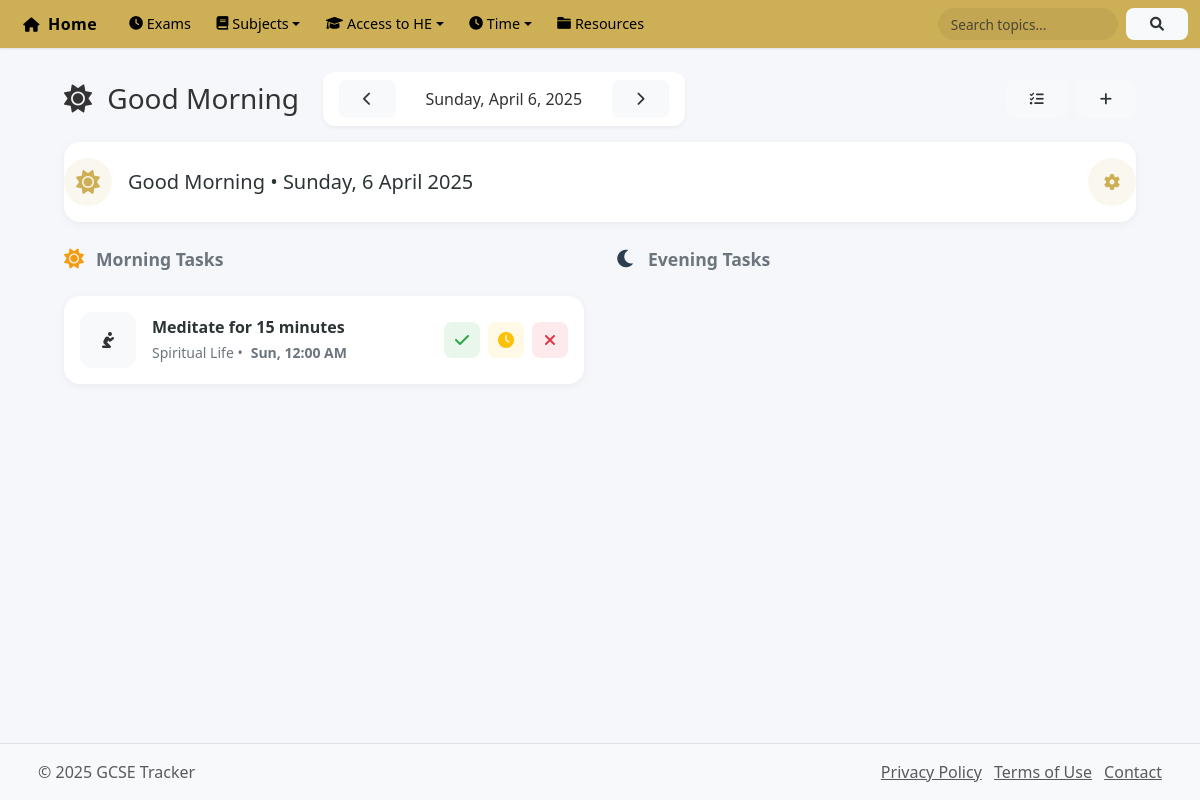
The app's page /pages/tasks/index.php, older data.
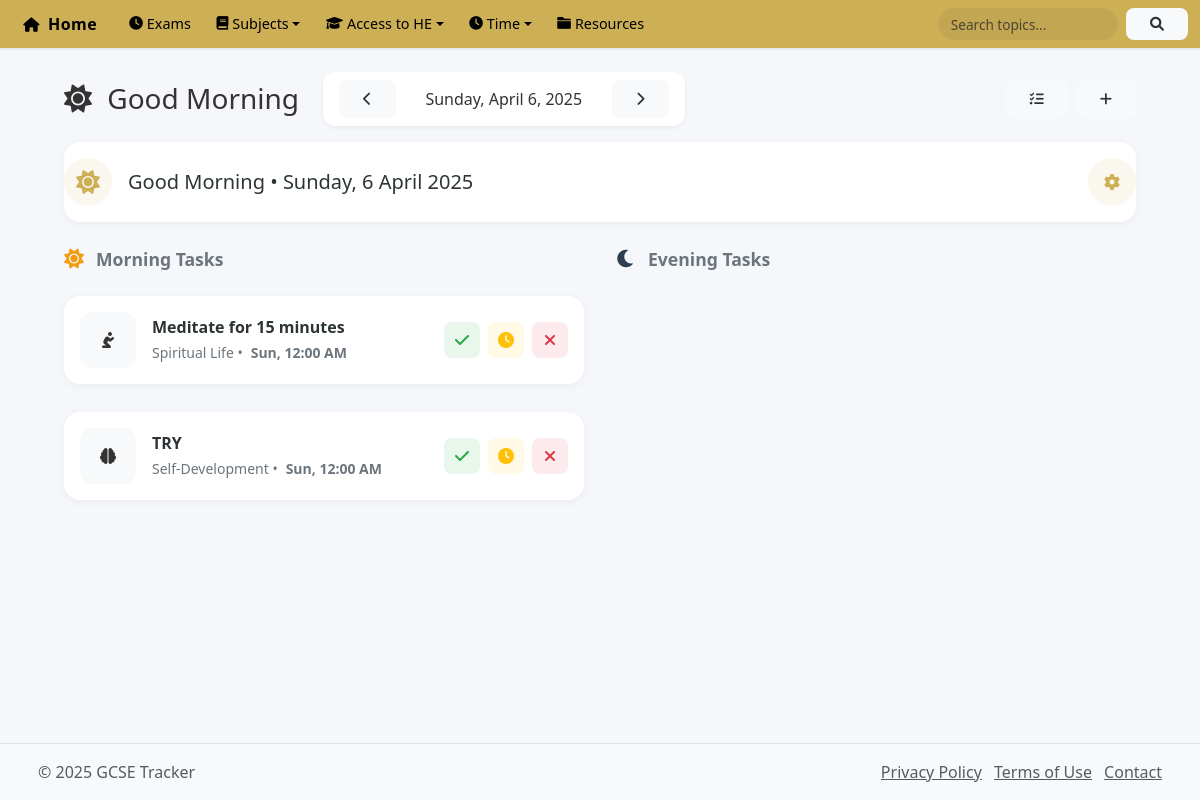
The same page, newer data.
### tables this page shows
CREATE TABLE `tasks` (
  `id` int(11) NOT NULL,
  `category_id` int(11) NOT NULL,
  `parent_task_id` int(11) DEFAULT NULL COMMENT 'For subtasks - references parent task',
  `title` varchar(255) NOT NULL,
  `description` text DEFAULT NULL,
  `task_type` enum('one-time','recurring') NOT NULL DEFAULT 'one-time',
  `priority` enum('low','medium','high') NOT NULL DEFAULT 'medium',
  `estimated_duration` int(11) DEFAULT 0 COMMENT 'Estimated duration in minutes',
  `due_date` date DEFAULT NULL,
  `due_time` time DEFAULT NULL,
  `status` enum('pending','in_progress','completed','not_done','snoozed') DEFAULT 'pending',
  `completion_percentage` decimal(5,2) DEFAULT 0.00,
  `is_active` tinyint(1) DEFAULT 1,
  `created_at` timestamp NOT NULL DEFAULT current_timestamp(),
  `updated_at` timestamp NOT NULL DEFAULT current_timestamp() ON UPDATE current_timestamp()
);

CREATE TABLE `task_categories` (
  `id` int(11) NOT NULL,
  `name` varchar(50) NOT NULL,
  `description` text DEFAULT NULL,
  `icon` varchar(50) DEFAULT 'fas fa-tasks' COMMENT 'Font Awesome icon class name',
  `color` varchar(7) DEFAULT '#6c757d',
  `display_order` int(11) DEFAULT 0,
  `is_active` tinyint(1) DEFAULT 1,
  `created_at` timestamp NOT NULL DEFAULT current_timestamp(),
  `updated_at` timestamp NOT NULL DEFAULT current_timestamp() ON UPDATE current_timestamp()
);

### pages/tasks/index.php (the view, shortened to what this page needs)
<?php
require_once '../../includes/header.php';
require_once '../../includes/db_connect.php';
$hour = date('H');
if ($hour >= 5 && $hour < 12) {
    $greeting = 'Good Morning';
    $icon = 'fa-sun';
} elseif ($hour >= 12 && $hour < 17) {
    $greeting = 'Good Afternoon';
    $icon = 'fa-cloud-sun';
} elseif ($hour >= 17 && $hour < 21) {
    $greeting = 'Good Evening';
    $icon = 'fa-moon';
} else {
    $greeting = 'Good Night';
    $icon = 'fa-moon';
}
$selectedDate = isset($_GET['date']) ? $_GET['date'] : date('Y-m-d');
$dateObj = new DateTime($selectedDate);
$prevDate = (clone $dateObj)->modify('-1 day')->format('Y-m-d');
$nextDate = (clone $dateObj)->modify('+1 day')->format('Y-m-d');
$query = "SELECT
            t.id, t.title, t.description, t.due_date, t.due_time, t.task_type, t.priority,
            c.name as category_name, c.icon as category_icon, c.color as category_color,
            COALESCE(ti.status, t.status) as status
          FROM tasks t
          JOIN task_categories c ON t.category_id = c.id
          LEFT JOIN task_instances ti ON t.id = ti.task_id
              AND ti.due_date = ?
              AND ti.status IN ('pending', 'snoozed')
          WHERE t.is_active = 1
          AND (
              (t.task_type = 'one-time' AND t.status = 'pending' AND t.due_date = ?)
              OR
              (t.task_type = 'recurring' AND ti.id IS NOT NULL)
          )
          ORDER BY t.due_time ASC";
$stmt = $conn->prepare($query);
$stmt->bind_param('ss', $selectedDate, $selectedDate);
$stmt->execute();
$result = $stmt->get_result();
$morning_tasks = [];
$evening_tasks = [];
while ($task = $result->fetch_assoc()) {
    $task_hour = date('H', strtotime($task['due_time']));
    if ($task_hour < 12) {
        $morning_tasks[] = $task;
    } else {
        $evening_tasks[] = $task;
    }
}
?>
<div class="container-fluid">
    <div class="page-header">
        <div class="d-flex justify-content-between align-items-center mb-3">
            <div class="d-flex gap-2 align-items-center">
                <h1 class="h3 mb-0">
                    <i class="fas <?php echo $icon; ?> me-2"></i>
                    <?php echo $greeting; ?>
                </h1>
                <div class="date-navigation d-flex align-items-center gap-2">
                    <a href="?date=<?php echo $prevDate; ?>" class="btn btn-outline-secondary btn-sm">
                        <i class="fas fa-chevron-left"></i>
                    </a>
                    <span class="date-display">
                        <?php echo $dateObj->format('l, F j, Y'); ?>
                    </span>
                    <a href="?date=<?php echo $nextDate; ?>" class="btn btn-outline-secondary btn-sm">
                        <i class="fas fa-chevron-right"></i>
                    </a>
                </div>
            </div>
            <div class="d-flex gap-2">
                <a href="manage_tasks.php" class="btn btn-outline-primary">
                    <i class="fas fa-tasks"></i>
                </a>
                <button type="button" class="btn btn-primary" data-bs-toggle="modal" data-bs-target="#addTaskModal">
                    <i class="fas fa-plus"></i>
                </button>
            </div>
        </div>
    </div>
    <div class="greeting-section">
        <div class="greeting-container">
            <div class="greeting-left">
                <div class="greeting-icon">
                    <i class="fas <?php echo $icon; ?>"></i>
                </div>
                <span class="greeting-text"><?php echo $greeting; ?> • <?php echo date('l, j F Y'); ?></span>
            </div>
            <div class="greeting-actions">
                <a href="manage_tasks.php" class="action-btn settings-btn">
                    <i class="fas fa-cog"></i>
                </a>
            </div>
        </div>
    </div>
    <div class="row g-4">
        <div class="col-lg-6">
            <div class="section-header">
                <i class="fas fa-sun" style="color: #f39c12;"></i>
                <span>Morning Tasks</span>
            </div>
            <div class="d-flex flex-column gap-3">
                <?php foreach ($morning_tasks as $task): ?>
                <div class="task-card">
                    <div class="task-left">
                        <div class="task-icon">
                            <i class="<?php echo $task['category_icon']; ?>"></i>
                        </div>
                        <div class="task-content">
                            <h3><?php echo htmlspecialchars($task['title']); ?></h3>
                            <div class="task-meta">
                                <?php echo htmlspecialchars($task['category_name']); ?> •
                                <time>
                                    <?php
                                    $dueDateTime = new DateTime($task['due_date'] . ' ' . $task['due_time']);
                                    echo $dueDateTime->format('D') . ', ' . date('g:i A', strtotime($task['due_time']));
                                    ?>
                                </time>
                            </div>
                        </div>
                    </div>
                    <div class="task-actions">
                        <button type="button"
                                class="action-btn done-btn"
                                onclick="handleTaskAction(<?php echo $task['id']; ?>, 'done')"
                                title="Mark as Done">
                            <i class="fas fa-check"></i>
                        </button>
                        <?php
                        $dueDateTime = new DateTime($task['due_date'] . ' ' . $task['due_time']);
                        $now = new DateTime();
                        $isSnoozeEnabled = $dueDateTime <= $now;
                        ?>
                        <button type="button"
                                class="action-btn snooze-btn <?php echo !$isSnoozeEnabled ? 'disabled' : ''; ?>"
                                onclick="<?php echo $isSnoozeEnabled ? 'handleTaskAction(' . $task['id'] . ', \'snooze\')' : 'showFutureTaskMessage(' . $task['id'] . ')'; ?>"
                                title="<?php echo $isSnoozeEnabled ? 'Snooze Task' : 'Task is scheduled for future'; ?>">
                            <i class="fas fa-clock"></i>
                        </button>
                        <button type="button"
                                class="action-btn cancel-btn"
                                onclick="handleTaskAction(<?php echo $task['id']; ?>, 'cancel')"
                                title="Cancel Task">
                            <i class="fas fa-times"></i>
                        </button>
                    </div>
                </div>
                <?php endforeach; ?>
            </div>
        </div>
        <div class="col-lg-6">
            <div class="section-header">
                <i class="fas fa-moon" style="color: #2c3e50;"></i>
                <span>Evening Tasks</span>
            </div>
        </div>
    </div>
</div>
<?php require_once '../../includes/footer.php'; ?>

### includes/header.php (shortened to what this page needs)
<?php
$current_page = basename($_SERVER['PHP_SELF']);
?>
<!DOCTYPE html>
<html lang="en">
<head>
    <link href="https://cdn.jsdelivr.net/npm/bootstrap@5.3.0-alpha1/dist/css/bootstrap.min.css" rel="stylesheet">
    <link rel="stylesheet" href="https://cdnjs.cloudflare.com/ajax/libs/font-awesome/6.0.0/css/all.min.css">
    <link rel="stylesheet" href="/assets/css/main.css">
    <link rel="stylesheet" href="/assets/css/responsive.css">
    <link href="https://cdn.jsdelivr.net/npm/flatpickr/dist/flatpickr.min.css" rel="stylesheet">
    <link href="/assets/css/reports.css" rel="stylesheet">
</head>
<body>
    <div class="wrapper">
        <nav class="navbar navbar-expand-lg">
            <div class="container-fluid">
                <a class="navbar-brand" href="/index.php">
                    <i class="fas fa-home me-2"></i>Home
                </a>
                <div class="collapse navbar-collapse" id="navbarNav">
                    <ul class="navbar-nav me-auto">
                        <li class="nav-item">
                            <a href="/pages/exam_countdown.php" class="nav-link <?php echo $current_page == 'exam_countdown.php' ? 'active' : ''; ?>">
                                <i class="fas fa-clock me-1"></i> Exams
                            </a>
                        </li>
                        <li class="nav-item dropdown">
                            <a class="nav-link dropdown-toggle" href="#" role="button" data-bs-toggle="dropdown">
                                <i class="fas fa-book me-1"></i> Subjects
                            </a>
                        </li>
                        <li class="nav-item dropdown">
                            <a class="nav-link dropdown-toggle" href="#" role="button" data-bs-toggle="dropdown">
                                <i class="fas fa-graduation-cap me-1"></i> Access to HE
                            </a>
                        </li>
                        <li class="nav-item dropdown">
                            <a class="nav-link dropdown-toggle" href="#" role="button" data-bs-toggle="dropdown">
                                <i class="fas fa-clock me-1"></i> Time
                            </a>
                        </li>
                        <li class="nav-item">
                            <a class="nav-link <?php echo $current_page == 'resources.php' ? 'active' : ''; ?>" href="/pages/resources.php">
                                <i class="fas fa-folder me-1"></i> Resources
                            </a>
                        </li>
                    </ul>
                    <form class="d-flex">
                        <input class="form-control me-2" type="search" placeholder="Search topics..." aria-label="Search">
                        <button class="btn btn-outline-light" type="submit"><i class="fas fa-search"></i></button>
                    </form>
                </div>
            </div>
        </nav>
        <div class="container-fluid mt-4">

### includes/footer.php (shortened to what this page needs)
</div>
        </div>
        <footer class="footer mt-5 py-3 bg-light">
            <div class="container">
                <div class="row">
                    <div class="col-md-6">
                        <p class="mb-0 text-muted">&copy; <?php echo date('Y'); ?> GCSE Tracker</p>
                    </div>
                    <div class="col-md-6 text-md-end">
                        <a href="#" class="text-muted me-2">Privacy Policy</a>
                        <a href="#" class="text-muted me-2">Terms of Use</a>
                        <a href="#" class="text-muted">Contact</a>
                    </div>
                </div>
            </div>
        </footer>
    </body>
</html>

### assets/css/main.css (style rules this page uses)
:root { --primary-color: #3498db; --secondary-color: #2ecc71; --warning-color: #f39c12; --danger-color: #e74c3c; --light-color: #f8f9fa; --dark-color: #343a40; --gray-color: #6c757d; --border-color: #dee2e6; --shadow: 0 0.125rem 0.25rem rgba(0, 0, 0, 0.075); }
body { font-family: 'Segoe UI', Tahoma, Geneva, Verdana, sans-serif; color: #333; background-color: #f5f7fa; min-height: 100vh; display: flex; flex-direction: column; }
.wrapper { flex: 1; }
.navbar { box-shadow: var(--shadow); }
.navbar-brand { font-weight: 600; letter-spacing: 0.5px; }
.footer { margin-top: auto; border-top: 1px solid var(--border-color); }
.btn-primary { background-color: var(--primary-color); border-color: var(--primary-color); }

### assets/css/responsive.css (style rules this page uses)
@media (min-width: 1200px) { .container { max-width: 1140px; } }

### assets/css/reports.css (style rules this page uses)
.form-select, .form-control { border-radius: 0.5rem; border: 1px solid #e2e8f0; padding: 0.75rem 1rem; }

### includes/header.php (style rules this page uses)
:root { --primary-color: #cdaf56; --primary-hover: #b89a45; --text-color: #000000; }
.navbar { background-color: var(--primary-color) !important; box-shadow: 0 1px 2px rgba(0,0,0,0.1); padding: 0; min-height: 48px; }
.navbar .container-fluid { padding: 0.25rem 0.75rem; }
.navbar-brand { color: var(--text-color) !important; font-weight: 600; font-size: 1rem; padding: 0.35rem 0.7rem; border-radius: 6px; transition: background-color 0.3s; margin-right: 0.5rem; }
.navbar-brand i { font-size: 0.9rem; }
.nav-link { color: var(--text-color) !important; font-weight: 500; font-size: 0.9rem; padding: 0.35rem 0.7rem !important; margin: 0 0.1rem; border-radius: 6px; transition: all 0.2s; display: flex; align-items: center; white-space: nowrap; height: 32px; }
.nav-link i { font-size: 0.85rem; margin-right: 0.3rem; }
.form-control { border: none; background-color: rgba(0,0,0,0.05); border-radius: 16px; padding: 0.35rem 0.8rem; font-size: 0.85rem; width: 180px; transition: all 0.2s; height: 32px; }
.btn-outline-light { color: var(--text-color); border: none; background-color: rgba(0,0,0,0.05); border-radius: 16px; padding: 0.35rem 0.7rem; font-size: 0.85rem; transition: all 0.2s; height: 32px; display: flex; align-items: center; }

Row changes from the older to the newer data that the page shows:
added tasks: title "TRY", task_categories.name "Self-Development", $dueDateTime->format('D') "Sun", due_time "12:00 AM"
